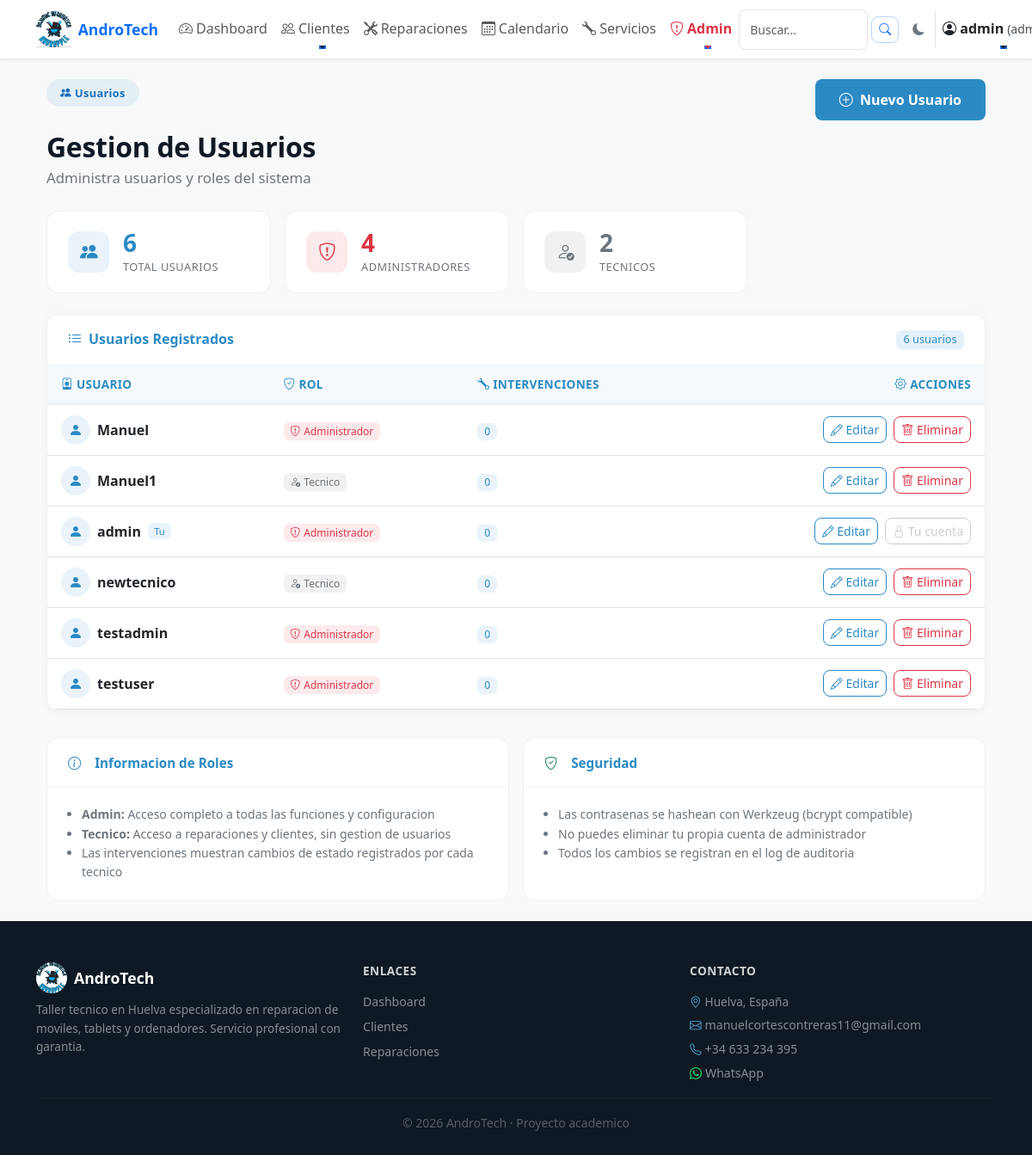
The page /admin/usuarios (signed in) on the database as committed earlier.
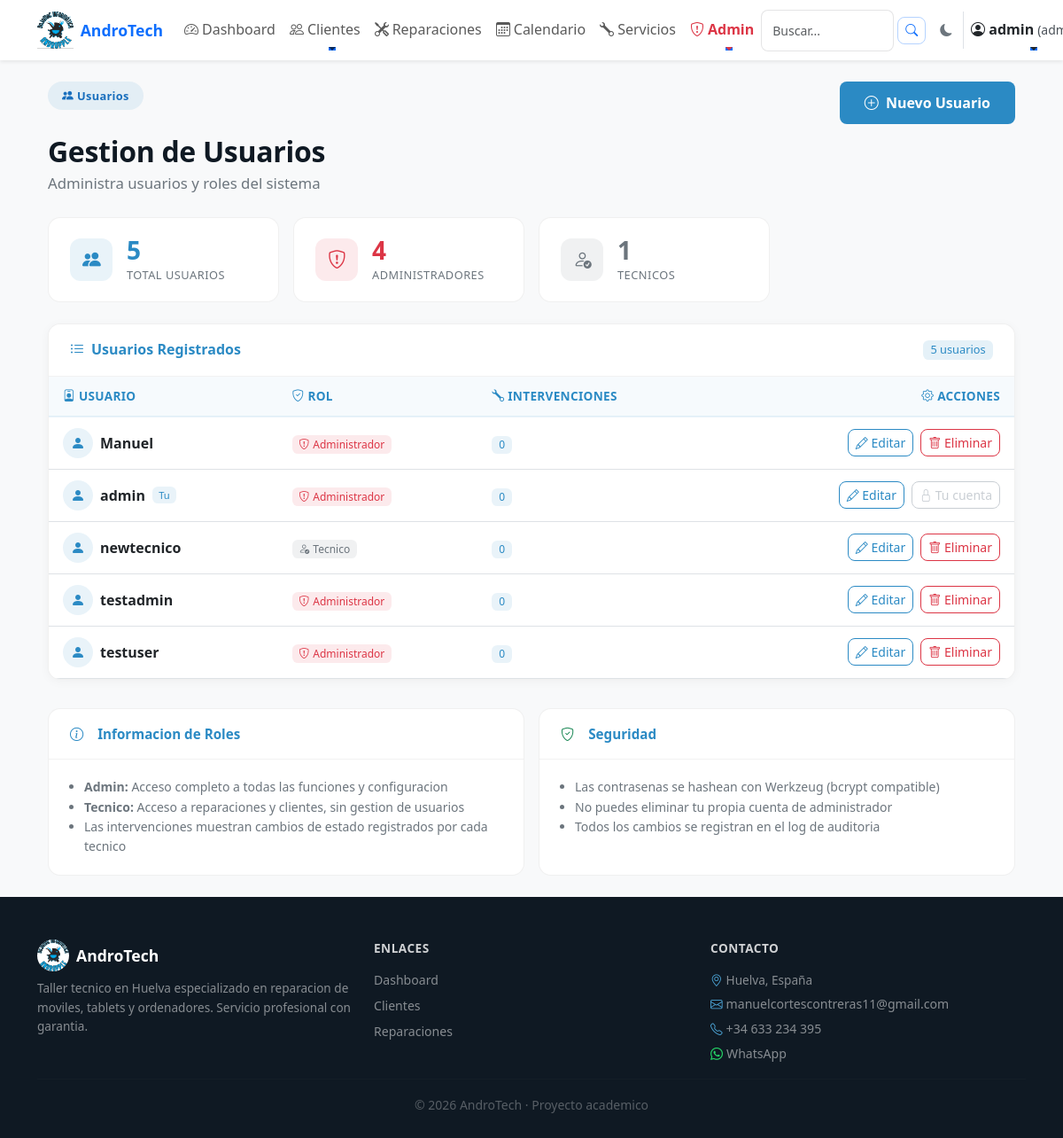
The same page on the database as committed later.
### tables this page shows
CREATE TABLE usuarios (
    id INTEGER PRIMARY KEY AUTOINCREMENT,
    usuario TEXT NOT NULL UNIQUE,
    contraseña TEXT NOT NULL,
    rol TEXT DEFAULT 'tecnico'
);

### app.py (the view)
@app.route("/admin/usuarios")
@login_required
@permiso_requerido('usuarios_ver')
def admin_usuarios():
    conn = get_db()
    usuarios = conn.execute("""
        SELECT id, usuario, rol,
               (SELECT COUNT(*) FROM reparaciones_historial
                WHERE usuario = usuarios.usuario) AS intervenciones
        FROM usuarios
        ORDER BY usuario ASC
    """).fetchall()
    conn.close()
    try:
        logger.info(json.dumps({
            "event": "admin_usuarios_viewed",
            "admin": session.get('usuario'),
            "total_usuarios": len(usuarios)
        }, ensure_ascii=False))
    except Exception:
        logger.info(f"admin_usuarios_viewed by {session.get('usuario')}")
    return render_template("admin_usuarios.html", usuarios=usuarios)

### app.py (called while the page is built)
@app.before_request
def make_session_permanent():
    session.permanent = True

@app.after_request
def add_security_headers(response):
    response.headers['X-Frame-Options'] = 'SAMEORIGIN'
    response.headers['X-Content-Type-Options'] = 'nosniff'
    response.headers['Referrer-Policy'] = 'strict-origin-when-cross-origin'
    return response

@app.before_request
def ensure_csrf_token():
    if 'csrf_token' not in session:
        session['csrf_token'] = secrets.token_urlsafe(16)

@app.context_processor
def inject_csrf_token():
    return dict(csrf_token=session.get('csrf_token'))

@app.context_processor
def inject_permisos():
    return dict(tiene_permiso=tiene_permiso)

    def format(self, record):
        log_record = {
            "timestamp": self.formatTime(record, self.datefmt),
            "level": record.levelname,
            "logger": record.name,
            "message": record.getMessage(),
        }
        if record.exc_info:
            log_record["exception"] = self.formatException(record.exc_info)
        return json.dumps(log_record, ensure_ascii=False)

### db.py (called while the page is built)
def get_db():
    conn = sqlite3.connect("database/andro_tech.db")
    conn.row_factory = sqlite3.Row
    return conn

### templates/admin_usuarios.html (shortened to what the changed rows need)
{% extends "base.html" %}
{% block content %}
<div class="container-fluid py-4">
    <div class="d-flex flex-wrap justify-content-between align-items-start mb-4">
        <div>
            <h1 class="at-section-title mt-2 mb-1">Gestion de Usuarios</h1>
        </div>
    </div>
    <div class="row g-3 mb-4">
        <div class="col-sm-6 col-lg-3">
            <div class="at-dash-kpi">
                <div>
                    <div class="at-dash-kpi-value" style="color: #2B8AC4;">{{ usuarios|length }}</div>
                    <div class="at-dash-kpi-label">Total Usuarios</div>
                </div>
            </div>
        </div>
        <div class="col-sm-6 col-lg-3">
            <div class="at-dash-kpi">
                <div>
                    <div class="at-dash-kpi-value" style="color: #6c757d;">{{ usuarios|selectattr('rol','equalto','tecnico')|list|length }}</div>
                    <div class="at-dash-kpi-label">Tecnicos</div>
                </div>
            </div>
        </div>
    </div>
    <div class="at-admin-card">
        <div class="at-admin-card-header d-flex justify-content-between align-items-center">
            <span><i class="bi bi-list-ul me-2"></i>Usuarios Registrados</span>
            <span class="badge" style="background: rgba(43,138,196,.12); color: #2B8AC4; font-size: .8rem;">
                {{ usuarios|length }} usuario{{ 's' if usuarios|length != 1 else '' }}
            </span>
        </div>
        {% if usuarios %}
        <div class="table-responsive">
            <table class="at-admin-table table mb-0">
                <thead>
                    <tr>
                        <th><i class="bi bi-person-badge me-1"></i>Usuario</th>
                        <th><i class="bi bi-shield-check me-1"></i>Rol</th>
                        <th><i class="bi bi-wrench me-1"></i>Intervenciones</th>
                        <th class="text-end"><i class="bi bi-gear me-1"></i>Acciones</th>
                    </tr>
                </thead>
                <tbody>
                    {% for usuario in usuarios %}
                    <tr>
                        <td>
                            <div class="d-flex align-items-center gap-2">
                                <div style="width:34px;height:34px;border-radius:50%;background:rgba(43,138,196,.1);display:flex;align-items:center;justify-content:center;">
                                    <i class="bi bi-person-fill" style="color:#2B8AC4;font-size:1rem;"></i>
                                </div>
                                <strong>{{ usuario.usuario }}</strong>
                                {% if session.get('usuario') == usuario.usuario %}
                                <span class="badge" style="background:rgba(43,138,196,.1);color:#2B8AC4;font-size:.7rem;">Tu</span>
                                {% endif %}
                            </div>
                        </td>
                        <td>
                            {% if usuario.rol == 'admin' %}
                            <span class="badge" style="background:rgba(220,53,69,.1);color:#dc3545;">
                                <i class="bi bi-shield-exclamation me-1"></i>Administrador
                            </span>
                            {% else %}
                            <span class="badge" style="background:rgba(108,117,125,.1);color:#6c757d;">
                                <i class="bi bi-person-check me-1"></i>Tecnico
                            </span>
                            {% endif %}
                        </td>
                        <td>
                            <span class="badge" style="background:rgba(43,138,196,.1);color:#2B8AC4;">
                                {{ usuario.intervenciones or 0 }}
                            </span>
                        </td>
                        <td class="text-end">
                            <a href="{{ url_for('editar_usuario', id=usuario.id) }}"
                               class="btn btn-sm"
                               style="border:1px solid #2B8AC4;color:#2B8AC4;"
                               title="Editar usuario">
                                <i class="bi bi-pencil"></i> Editar
                            </a>
                            {% if session.get('usuario') != usuario.usuario %}
                            <a href="{{ url_for('borrar_usuario', id=usuario.id) }}"
                               class="btn btn-sm ms-1"
                               style="border:1px solid #dc3545;color:#dc3545;"
                               onclick="return confirm('¿Estas seguro de que quieres eliminar este usuario?');"
                               title="Eliminar usuario">
                                <i class="bi bi-trash"></i> Eliminar
                            </a>
                            {% else %}
                            <button class="btn btn-sm ms-1" disabled
                                    style="border:1px solid #adb5bd;color:#adb5bd;"
                                    title="No puedes eliminarte a ti mismo">
                                <i class="bi bi-lock"></i> Tu cuenta
                            </button>
                            {% endif %}
                        </td>
                    </tr>
                    {% endfor %}
                </tbody>
            </table>
        </div>
        {% endif %}
    </div>
</div>
{% endblock %}

Rows that differ between the two databases and show on the page:
removed usuarios: usuario "Manuel1", rol "tecnico" (drawn), intervenciones "0"
Other text that changed with them:
{{ usuarios|length }}: "6" → "5"
{{ usuarios|selectattr('rol','equalto','tecnico')|list|length }}: "2" → "1"
